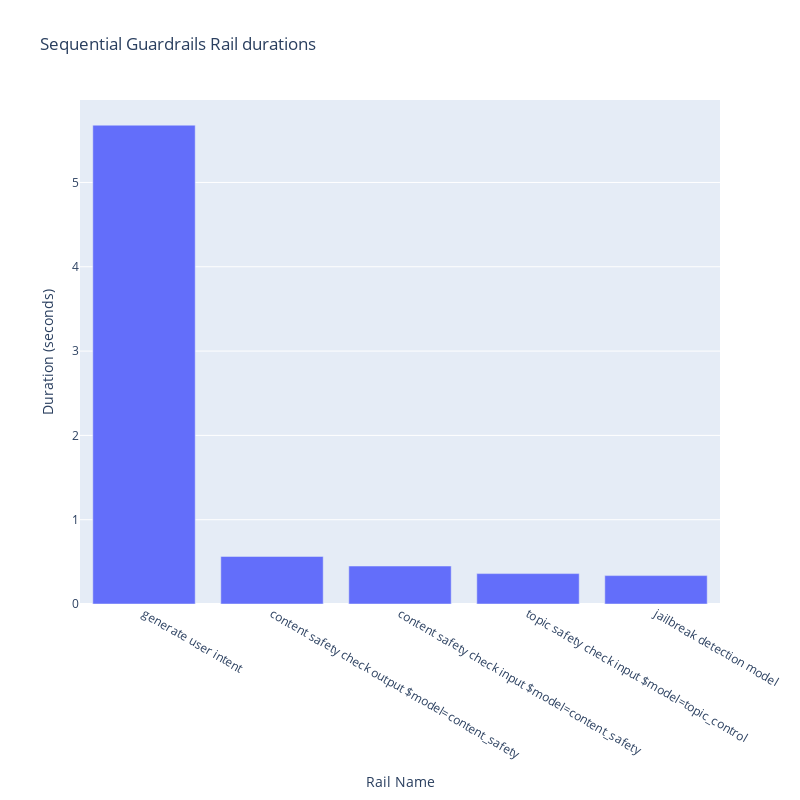

Notebook code cell kept with this figure:
### Code cell
# Now let's plot a bar-graph of these numbers
px.bar(
    sequential_df[sequential_df["is_rail"]].sort_values("duration", ascending=False),
    x="name",
    y="duration",
    title="Sequential Guardrails Rail durations",
    labels={"name": "Rail Name", "duration": "Duration (seconds)"},
    width=800,
    height=800,
)

### Figure 1 — Plotly figure (JSON) as saved in the notebook; plotly's stock layout.template omitted (floating-point values rounded to 4 significant figures)
{"data": [{"hovertemplate": "Rail Name=%{x}<br>Duration (seconds)=%{y}<extra></extra>", "legendgroup": "", "marker": {"color": "#636efa", "pattern": {"shape": ""}}, "name": "", "orientation": "v", "showlegend": false, "textposition": "auto", "type": "bar", "x": ["generate user intent", "content safety check output $model=content_safety", "content safety check input $model=content_safety", "topic safety check input $model=topic_control", "jailbreak detection model"], "xaxis": "x", "y": [5.679, 0.5644, 0.4505, 0.3606, 0.3368], "yaxis": "y"}], "layout": {"barmode": "relative", "height": 800, "legend": {"tracegroupgap": 0}, "title": {"text": "Sequential Guardrails Rail durations"}, "width": 800, "xaxis": {"anchor": "y", "domain": [0, 1], "title": {"text": "Rail Name"}}, "yaxis": {"anchor": "x", "domain": [0, 1], "title": {"text": "Duration (seconds)"}}}}
